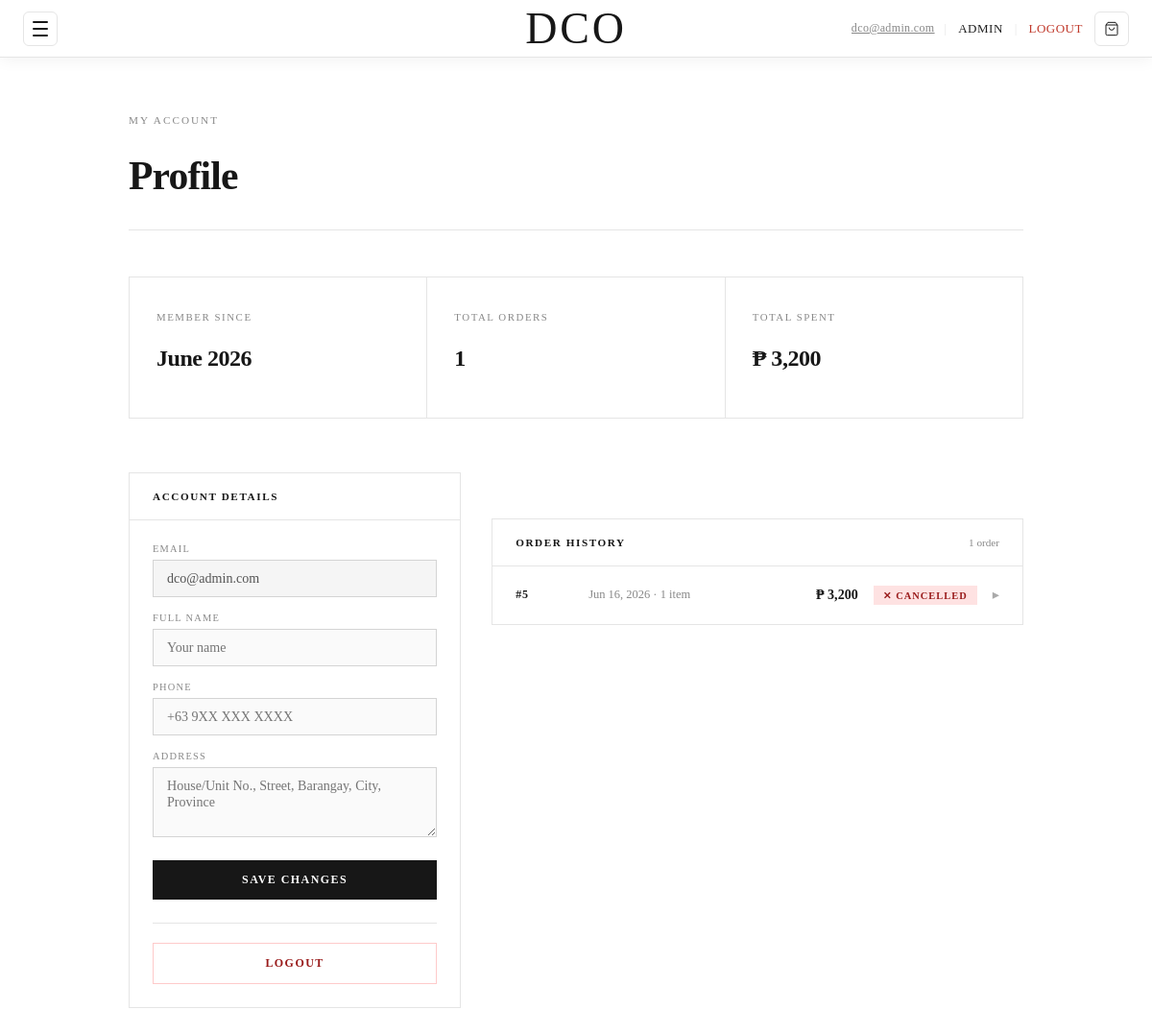
The app's page /profile.php (signed in) with its own data.
### tables this page shows
CREATE TABLE `users` (
  `id` int(10) UNSIGNED NOT NULL,
  `email` varchar(255) NOT NULL,
  `full_name` varchar(120) DEFAULT NULL,
  `phone` varchar(30) DEFAULT NULL,
  `address` text DEFAULT NULL,
  `password_hash` varchar(255) NOT NULL,
  `created_at` datetime NOT NULL DEFAULT current_timestamp()
);

CREATE TABLE `orders` (
  `id` int(10) UNSIGNED NOT NULL,
  `user_id` int(10) UNSIGNED NOT NULL,
  `total_amount` decimal(10,2) NOT NULL,
  `status` enum('pending','confirmed','processing','shipped','delivered','cancelled') NOT NULL DEFAULT 'pending',
  `shipping_address` text DEFAULT NULL,
  `payment_method` varchar(30) DEFAULT NULL,
  `created_at` timestamp NOT NULL DEFAULT current_timestamp()
);

### profile.php (the view, shortened to what this page needs)
<?php
require_once 'config/app.php';
include 'includes/nav.php';
$userId = (int) $_SESSION['user_id'];
$errors  = [];
try {
    $stmt = $pdo->prepare('SELECT id, email, full_name, phone, address, created_at FROM users WHERE id = ?');
    $stmt->execute([$userId]);
    $user = $stmt->fetch();
} catch (PDOException $e) {
    $user = ['id' => $userId, 'email' => $_SESSION['email'] ?? '', 'full_name' => '', 'phone' => '', 'address' => '', 'created_at' => null];
}
try {
    $stmt = $pdo->prepare('
        SELECT o.id, o.total_amount, o.status, o.created_at,
               o.shipping_address, o.payment_method,
               COUNT(oi.id) AS item_count
        FROM   orders o
        LEFT   JOIN order_items oi ON oi.order_id = o.id
        WHERE  o.user_id = ?
        GROUP  BY o.id
        ORDER  BY o.created_at DESC
    ');
    $stmt->execute([$userId]);
    $orders = $stmt->fetchAll();
} catch (PDOException $e) {
    $orders = [];
    $errors[] = 'Could not load orders.';
}
function statusMeta($status) {
    $map = [
        'pending'    => ['label' => 'Pending',     'class' => 'status-pending',    'icon' => '◷'],
        'confirmed'  => ['label' => 'Confirmed',   'class' => 'status-confirmed',  'icon' => '✓'],
        'processing' => ['label' => 'Processing',  'class' => 'status-processing', 'icon' => '⚙'],
        'shipped'    => ['label' => 'In Delivery', 'class' => 'status-shipped',    'icon' => '⟶'],
        'delivered'  => ['label' => 'Delivered',   'class' => 'status-delivered',  'icon' => '✓'],
        'cancelled'  => ['label' => 'Cancelled',   'class' => 'status-cancelled',  'icon' => '✕'],
    ];
    return $map[$status] ?? ['label' => ucfirst($status), 'class' => 'status-pending', 'icon' => '·'];
}
$memberSince = $user['created_at'] ? date('F Y', strtotime($user['created_at'])) : 'N/A';
$totalOrders = count($orders);
$totalSpent  = array_sum(array_column($orders, 'total_amount'));
?>
<!DOCTYPE html>
<html lang="en">
<head>
    <link rel="stylesheet" type="text/css" href="css/style.css">
</head>
<body>
<div class="topbar-spacer"></div>
<div class="profile-wrapper">
    <div class="profile-header">
        <p class="profile-eyebrow">My Account</p>
        <h1 class="profile-title">Profile</h1>
    </div>
    <div class="stats-bar">
        <div class="stat-cell">
            <p class="stat-label">Member Since</p>
            <p class="stat-value"><?php echo $memberSince; ?></p>
        </div>
        <div class="stat-cell">
            <p class="stat-label">Total Orders</p>
            <p class="stat-value"><?php echo $totalOrders; ?></p>
        </div>
        <div class="stat-cell">
            <p class="stat-label">Total Spent</p>
            <p class="stat-value">&#8369; <?php echo number_format($totalSpent); ?></p>
        </div>
    </div>
    <div class="profile-grid">
        <div>
            <div class="panel">
                <div class="panel-head">
                    <span class="panel-title">Account Details</span>
                </div>
                <div class="panel-body">
                    <form method="POST" action="profile.php">
                        <div class="field-group">
                            <label>Email</label>
                            <input type="email" value="<?php echo htmlspecialchars($user['email'] ?? ''); ?>" readonly>
                        </div>
                        <div class="field-group">
                            <label>Full Name</label>
                            <input type="text" name="full_name" placeholder="Your name"
                                value="<?php echo htmlspecialchars($user['full_name'] ?? ''); ?>">
                        </div>
                        <div class="field-group">
                            <label>Phone</label>
                            <input type="text" name="phone" placeholder="+63 9XX XXX XXXX"
                                value="<?php echo htmlspecialchars($user['phone'] ?? ''); ?>">
                        </div>
                        <div class="field-group">
                            <label>Address</label>
                            <textarea name="address" rows="3" placeholder="House/Unit No., Street, Barangay, City, Province"><?php echo htmlspecialchars($user['address'] ?? ''); ?></textarea>
                        </div>
                        <button type="submit" name="update_profile" class="btn-save">Save Changes</button>
                    </form>
                    <div class="logout-row">
                        <a class="btn-logout" href="logout.php">Logout</a>
                    </div>
                </div>
            </div>
        </div>
        <div>
            <div class="panel orders-section">
                <div class="panel-head">
                    <span class="panel-title">Order History</span>
                    <span style="font-size:.7rem;color:#888;"><?php echo $totalOrders; ?> order<?php echo $totalOrders !== 1 ? 's' : ''; ?></span>
                </div>
                <?php if (empty($orders)): ?>
                    <div class="empty-orders">
                        <p>No orders yet.</p>
                        <a href="products.php">Browse Products</a>
                    </div>
                <?php else: ?>
                <?php
                foreach ($orders as $order):
                    $meta     = statusMeta($order['status']);
                    $date     = date('M d, Y', strtotime($order['created_at']));
                ?>
                <div class="order-row" id="order-row-<?php echo $order['id']; ?>">
                    <div class="order-summary-row" onclick="toggleOrder(<?php echo $order['id']; ?>)">
                        <span class="order-num">#<?php echo $order['id']; ?></span>
                        <span class="order-date"><?php echo $date; ?> &middot; <?php echo $order['item_count']; ?> item<?php echo $order['item_count'] != 1 ? 's' : ''; ?></span>
                        <span class="order-amount">&#8369; <?php echo number_format($order['total_amount']); ?></span>
                        <span class="status-badge <?php echo $meta['class']; ?>"><?php echo $meta['icon']; ?> <?php echo $meta['label']; ?></span>
                        <span class="order-chevron">&#9656;</span>
                    </div>
                </div>
                <?php endforeach; ?>
                <?php endif; ?>
            </div>
        </div>
    </div>
</div>
</body>
</html>

### css/style.css (style rules this page uses)
body { background-color: #ffffff; margin: 0; overflow-x: hidden; }
*, *::before, *::after { box-sizing: border-box; }
.topbar-spacer { height: 60px; }

### profile.php (style rules this page uses)
.profile-wrapper { max-width: 980px; margin: 0 auto; padding: 48px 24px 96px; }
.profile-header { margin-bottom: 48px; border-bottom: 1px solid #e5e5e5; padding-bottom: 32px; }
.profile-eyebrow { font-size: .7rem; letter-spacing: .18em; text-transform: uppercase; color: #888; margin-bottom: 8px; }
.profile-title { font-size: clamp(1.8rem, 4vw, 2.6rem); font-weight: 700; letter-spacing: -.02em; color: #171717; margin-bottom: 0; }
.stats-bar { display: flex; gap: 0; margin-bottom: 56px; border: 1px solid #e5e5e5; }
.stat-cell { flex: 1; padding: 24px 28px; border-right: 1px solid #e5e5e5; }
.stat-cell:last-child { border-right: none; }
.stat-label { font-size: .68rem; letter-spacing: .14em; text-transform: uppercase; color: #888; margin-bottom: 6px; }
.stat-value { font-size: 1.5rem; font-weight: 700; color: #171717; letter-spacing: -.02em; }
.profile-grid { display: grid; grid-template-columns: 1fr 1.6fr; gap: 32px; align-items: start; }
.panel { border: 1px solid #e5e5e5; }
.panel-head { padding: 18px 24px; border-bottom: 1px solid #e5e5e5; display: flex; align-items: center; justify-content: space-between; }
.panel-title { font-size: .7rem; font-weight: 700; letter-spacing: .14em; text-transform: uppercase; color: #171717; }
.panel-body { padding: 24px; }
.field-group { margin-bottom: 16px; }
.field-group label { display: block; font-size: .65rem; letter-spacing: .12em; text-transform: uppercase; color: #888; margin-bottom: 6px; }
.field-group input { width: 100%; padding: 10px 14px; border: 1px solid #d4d4d4; font-size: .88rem; color: #171717; background: #fafafa; outline: none; box-sizing: border-box; transition: border-color .2s; font-family: inherit; }
.field-group textarea { width: 100%; padding: 10px 14px; border: 1px solid #d4d4d4; font-size: .88rem; color: #171717; background: #fafafa; outline: none; box-sizing: border-box; transition: border-color .2s; font-family: inherit; resize: vertical; }
.field-group input[readonly] { background: #f5f5f5; color: #555; cursor: not-allowed; }
.btn-save { width: 100%; padding: 13px; background: #171717; color: #fff; border: none; font-size: .75rem; font-weight: 700; letter-spacing: .12em; text-transform: uppercase; cursor: pointer; margin-top: 8px; transition: background .2s; font-family: inherit; }
.orders-section { margin-top: 48px; }
.orders-section .panel-head { margin-bottom: 0; }
.order-row { border-bottom: 1px solid #f0f0f0; }
.order-row:last-child { border-bottom: none; }
.order-summary-row { display: flex; align-items: center; gap: 16px; padding: 20px 24px; cursor: pointer; transition: background .15s; }
.order-num { font-size: .75rem; font-weight: 700; color: #171717; letter-spacing: .06em; min-width: 60px; }
.order-date { font-size: .78rem; color: #888; flex: 1; }
.order-amount { font-size: .88rem; font-weight: 700; color: #171717; }
.status-badge { display: inline-flex; align-items: center; gap: 5px; font-size: .65rem; font-weight: 700; letter-spacing: .1em; text-transform: uppercase; padding: 4px 10px; border-radius: 0; }
.status-cancelled { background: #fee2e2; color: #991b1b; }
.order-chevron { font-size: .9rem; color: #aaa; transition: transform .2s; }
.logout-row { margin-top: 24px; padding-top: 20px; border-top: 1px solid #e5e5e5; }
.btn-logout { display: block; width: 100%; padding: 13px; background: transparent; color: #991b1b; border: 1px solid #fecaca; font-size: .75rem; font-weight: 700; letter-spacing: .12em; text-transform: uppercase; cursor: pointer; text-align: center; text-decoration: none; transition: background .2s, color .2s; font-family: inherit; }

### records on screen
users: created_at "June 2026", email "dco@admin.com"
orders: id "5", created_at "Jun 16, 2026", item_count "1", total_amount "3,200", status "✕", status "CANCELLED"

### other values on screen
$userEmail "dco@admin.com"
$totalOrders "1"
$totalSpent "3,200"
